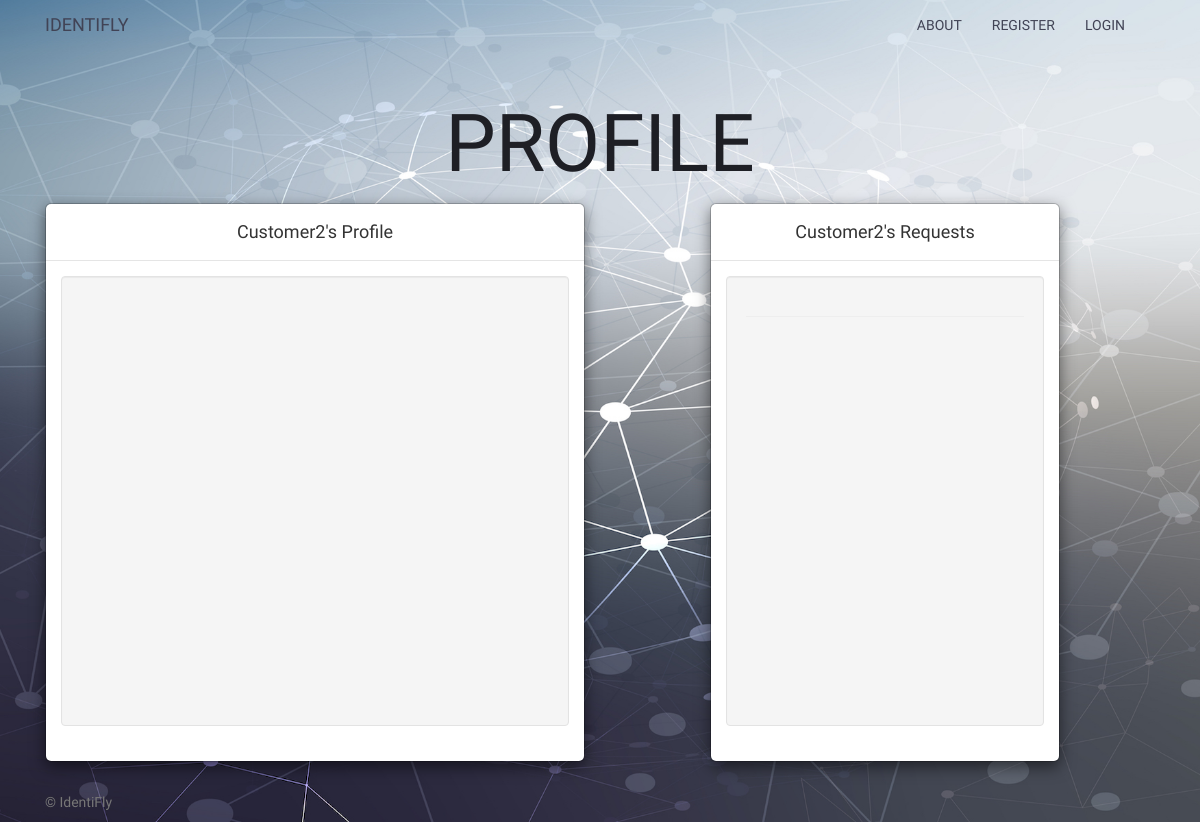
The app's page /user/Customer2/, older data.
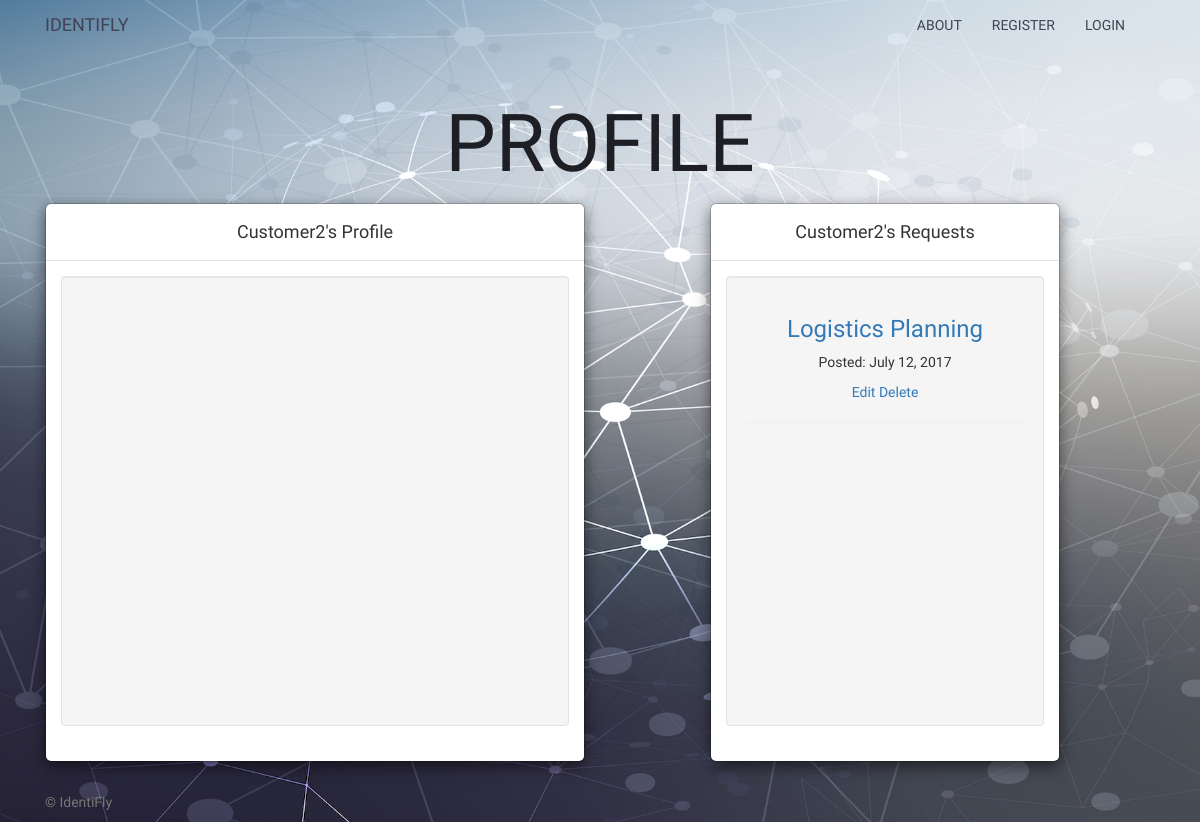
The same page, newer data.
### main_app/models.py (models this page shows, shortened)
class Listing(models.Model):
    user = models.ForeignKey(User)
    topic = models.CharField(verbose_name='Topic', max_length=100)
    description = models.CharField(verbose_name='Description', max_length=500)
    budget = MoneyField(verbose_name='Budget',
                        max_digits=10,
                        decimal_places=2,
                        default_currency='USD')
    location = models.CharField(verbose_name='Location', max_length=50)
    requirement1 = models.CharField(verbose_name='Requirements(1)', max_length=50)
    requirement2 = models.CharField(verbose_name='Requirements(2)', max_length=50)
    requirement3 = models.CharField(verbose_name='Requirements(3)', max_length=50)
    date = models.DateField(verbose_name='Date Posted', default=datetime.now, blank=True)

### main_app/views.py (the view)
# urls.py: url(r'^user/(\w+)/$', views.profile, name="profile"),
def profile(request, username):
    user = User.objects.get(username=username)
    listings = Listing.objects.filter(user=user)
    return render(request, 'profile.html', {'username': username, 'listings': listings})

### main_app/templates/profile.html (shortened to what this page needs)
{% extends 'base.html' %} {% load staticfiles %} {% block content %}
<header>
  <div class="text-center">
    <h2 class="profile-header"> Profile </h2>
  </div>
</header>
<div class="container">
  <div class="row">
    <div class="col-md-6">
      <div class="modal-content">
        <div class="modal-header">
          <h4 class="modal-title text-center" id="myModalLabel">{{username}}'s Profile</h4>
        </div>
        <div class="modal-body">
          <div class="row">
            <div class="col-xs-12">
              <div class="well text-center scroll">
              </div>
            </div>
          </div>
        </div>
      </div>
    </div>
    <div class="modal-dialog col-md-4 col-md-offset-4" style=
    "margin-top: 0px;">
      <div class="modal-content">
        <div class="modal-header">
          <h4 class="modal-title text-center" id="myModalLabel">{{username}}'s Requests</h4>
        </div>
        <div class="modal-body">
          <div class="row">
            <div class="col-xs-12">
              <div class="well text-center scroll">
          {% for listing in listings %}
            <a href="/{{listing.id}}">
              <h3>{{ listing.topic }}</h3>
            </a>
              <p>Posted: {{listing.date}}</p>
            <a href="{% url 'update_listing' listing.id %}">Edit</a>
            <a href="{% url 'delete_listing' listing.id %}">Delete</a> {% endfor %}
              <hr>
              </div>
            </div>
          </div>
        </div>
      </div>
    </div>
  </div>
</div>
{% endblock %}

Row changes from the older to the newer data that the page shows:
added Listing: topic "Logistics Planning", date "July 12, 2017"
